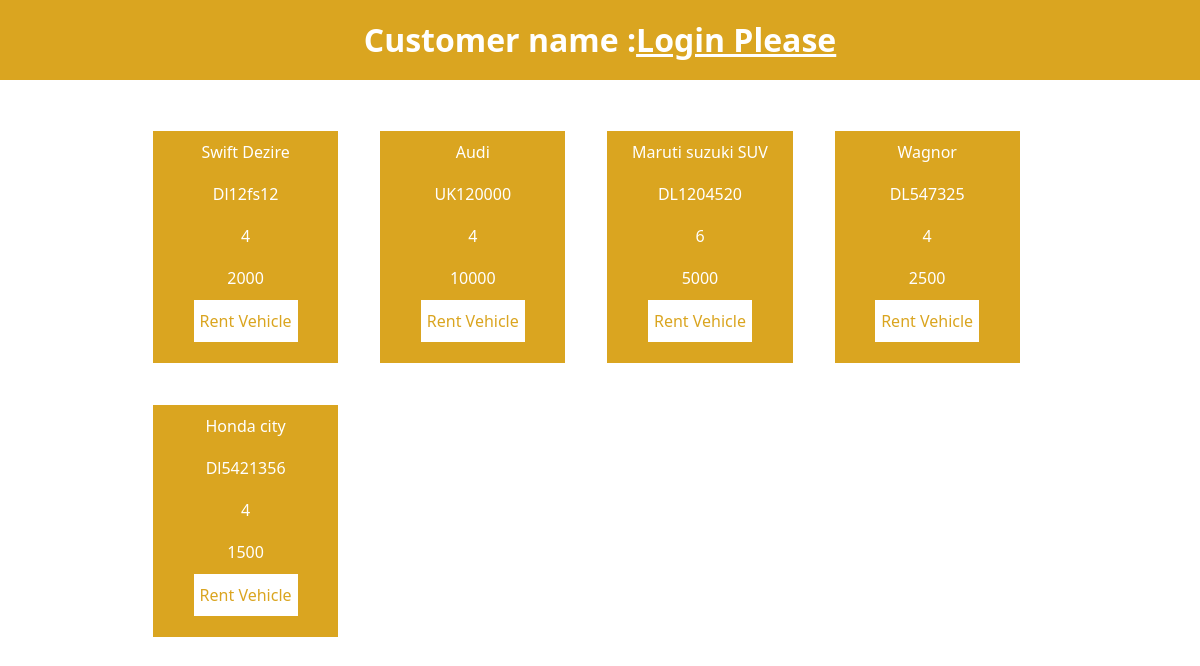
The page /customer_dashboard.php on the database its author committed.
### tables this page shows
CREATE TABLE IF NOT EXISTS `vehicle_details` (
  `agency_name` varchar(100) NOT NULL,
  `v_id` int NOT NULL AUTO_INCREMENT,
  `v_model` varchar(100) NOT NULL,
  `v_num` varchar(100) NOT NULL,
  `v_seat` varchar(100) NOT NULL,
  `v_rent` varchar(100) NOT NULL,
  PRIMARY KEY (`v_id`)
);

### customer_dashboard.php (the view, shortened to what this page needs)
<!DOCTYPE html>
<html lang="en">
<head>
    <link rel="stylesheet" href="bootstrap-5.3.0-dist/css/bootstrap.css" />
</head>
<body>
    <div class="head-name fs-2">Customer name : <?php
                                                if (isset($_SESSION['customer_name'])) {
                                                    echo $_SESSION['customer_name'] . "--" . $_SESSION['customer_email'] . " <a href='customer_logout.php' class='p-5'>Logout</a>";
                                                } else {
                                                    echo "<a href='customer_login.php'> Login Please</a>";
                                                }
                                                ?></div>
    <div class="container">
        <?php
        include "db_connect.php";
        $rec = mysqli_query($link, "select * from vehicle_details");
        while ($reco = mysqli_fetch_object($rec)) {
        ?>
            <table>
                <tr>
                    <td>
                        <?php echo $reco->v_model; ?>
                    </td>
                    <td>
                        <?php echo $reco->v_num; ?>
                    </td>
                    <td>
                        <?php echo $reco->v_seat; ?>
                    </td>
                    <td>
                        <?php echo $reco->v_rent; ?>
                    </td>
                    <td>
                        <?php
                        if (isset($_SESSION['customer_name'])) {
                            echo "<a href='process.php?uid={$reco->v_id}'><button>Rent Vehicle</button></a>";
                        } else {
                            echo "<button onclick='login_first();'>Rent Vehicle</button>";
                        }
                        ?>
                    </td>
                </tr>
            </table>
        <?php
        };
        ?>
    </div>
</body>
</html>

### customer_dashboard.php (style rules this page uses)
.head-name { color: white; width: 100%; background-color: goldenrod; margin: auto; margin-bottom: 30px; height: 80px; display: flex; justify-content: center; align-items: center; font-weight: bold; }
.head-name a { color: white; }
.container { width: 80%; height: auto; display: flex; flex-direction: row; flex-wrap: wrap; }
.container table { width: 20%; background-color: goldenrod; border: 1px solid white; color: white; margin: 20px; text-align: center; padding-top: 20px; padding-bottom: 20px; line-height: 40px; }
.container table tr { display: flex; flex-direction: column; }
.container table td button { border: none; background-color: white; color: goldenrod; margin-bottom: 20px; }

### rows shown on the page
vehicle_details: v_model "Swift Dezire", v_num "Dl12fs12", v_seat "4", v_rent "2000"
vehicle_details: v_model "Audi", v_num "UK120000", v_seat "4", v_rent "10000"
vehicle_details: v_model "Maruti suzuki SUV", v_num "DL1204520", v_seat "6", v_rent "5000"
vehicle_details: v_model "Wagnor", v_num "DL547325", v_seat "4", v_rent "2500"
vehicle_details: v_model "Honda city", v_num "Dl5421356", v_seat "4", v_rent "1500"
